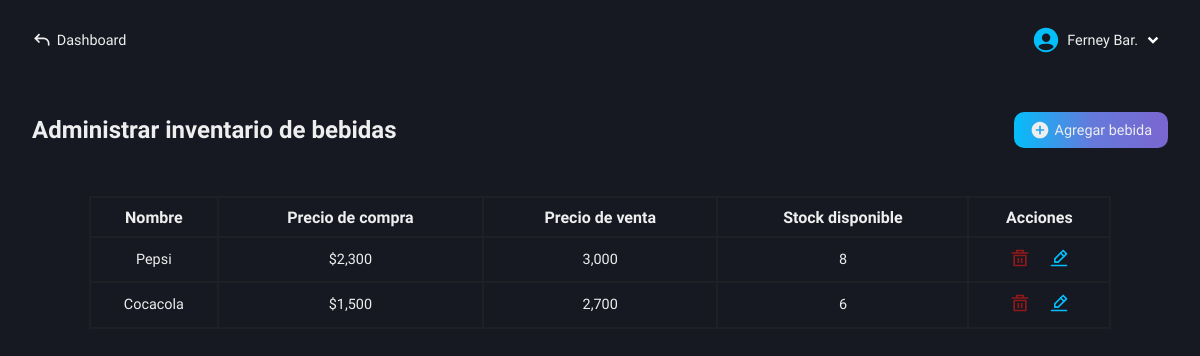
/roles/restaurant/inventory/beverage-inventory.php (signed in), run on the app's committed database.
### tables this page shows
CREATE TABLE `users` (
  `id` int(11) NOT NULL AUTO_INCREMENT,
  `name` varchar(100) NOT NULL,
  `lastname` varchar(100) NOT NULL,
  `email` varchar(100) NOT NULL,
  `phone_number` varchar(100) NOT NULL,
  `pass` varchar(100) NOT NULL,
  `name_business` varchar(100) NOT NULL,
  `role` varchar(100) NOT NULL,
  PRIMARY KEY (`id`)
);

CREATE TABLE `beverage_inventory` (
  `id` int(11) NOT NULL AUTO_INCREMENT,
  `drink_name` varchar(100) NOT NULL,
  `purchase_price` decimal(50,0) NOT NULL,
  `sale_price` decimal(50,0) NOT NULL,
  `available_stock` int(11) NOT NULL,
  `entry_date` date NOT NULL,
  PRIMARY KEY (`id`)
);

### roles/restaurant/inventory/beverage-inventory.php (the view, shortened to what this page needs)
<!DOCTYPE html>
<html lang="en">
<head>
    <link rel="stylesheet" href="../../../css/restaurant/admin-inventory.css">
    <link rel="stylesheet" href="../../../css/restaurant/base-autocomplete.css">
    <link rel="stylesheet" href="https://code.jquery.com/ui/1.12.1/themes/base/jquery-ui.css">
    <?php
        include("../../../conexion.php");
        if (isset($_SESSION['user_id'])) {
            $id_user = $_SESSION['user_id'];
        } else {
            header("Location: ../../../index.php");
            exit();
        }
    ?>
</head>
<body>
    <main class="main">
        <nav class="nav-dash">
            <a href="../../dashboard-restaurant.php" class="go-dash">
                <svg xmlns="http://www.w3.org/2000/svg" width="20" height="20" viewBox="0 0 24 24"><path fill="#eee" d="m4 10l-.707.707L2.586 10l.707-.707zm17 8a1 1 0 1 1-2 0zM8.293 15.707l-5-5l1.414-1.414l5 5zm-5-6.414l5-5l1.414 1.414l-5 5zM4 9h10v2H4zm17 7v2h-2v-2zm-7-7a7 7 0 0 1 7 7h-2a5 5 0 0 0-5-5z"/></svg>
                <p>Dashboard</p>
            </a>
            <div class="user-modal">
                <div class="username">
                    <img src="../../../svg/people.svg" alt="">
                    <div class="name-down">
                        <?php
                            $queryData = "SELECT name, lastname FROM users WHERE id = $id_user";
                            $result = mysqli_query($conexion, $queryData);
                            $rowData = mysqli_fetch_assoc($result);
                            echo "<p class='name'>" . $rowData['name'] . ' ' . substr($rowData['lastname'], 0, 3) . ".</p>";
                        ?>
                        <img src="../../../svg/down-arrow.svg" alt="">
                    </div>
                </div>
            </div>
        </nav>
        <section class="info-table-product" id="hidden-modal">
            <div class="table-products">
                <div class="tlt-search-add">
                    <h2 class="tlt-function">Administrar inventario de bebidas</h2>
                    <div class="search-add">
                        <a href="functions/drinks/add-drink.php" class="add bg-btn">
                            <svg xmlns="http://www.w3.org/2000/svg" width="20" height="20" viewBox="0 0 24 24"><path fill="#eee" d="M12 2C6.477 2 2 6.477 2 12s4.477 10 10 10s10-4.477 10-10S17.523 2 12 2m5 11h-4v4h-2v-4H7v-2h4V7h2v4h4z"/></svg>
                            <p>Agregar bebida</p>
                        </a>
                    </div>
                </div>
                <div class="content-table">
                    <table>
                        <tr>
                            <th>Nombre</th>
                            <th>Precio de compra</th>
                            <th>Precio de venta</th>
                            <th>Stock disponible</th>
                            <th>Acciones</th>
                        </tr>
                        <?php
                            $getDrinks = "SELECT * FROM beverage_inventory";
                            $resultDrinks = mysqli_query($conexion, $getDrinks);
                            if($resultDrinks -> num_rows > 0){
                                while($row = mysqli_fetch_array($resultDrinks)){
                                    $id = $row['id'];
                                    echo "<tr>
                                            <td>" . ucfirst($row['drink_name']) . "</td>
                                            <td>$" . number_format($row['purchase_price'], 0) . "</td>
                                            <td>" . number_format($row['sale_price'], 0) . "</td>
                                            <td>" . $row['available_stock'] . "</td>
                                            <td>
                                                <a href='functions/drinks/delete-drink.php?id=$id'>
                                                    <img src='../../../svg/delete.svg' title='Eliminar' />
                                                </a>
                                                <a href='functions/drinks/get-data-drink.php?id=$id'>
                                                    <img src='../../../svg/edit.svg' title='Editar' />
                                                </a>
                                            </td>
                                          </tr>";
                                }
                            } else {
                                echo "<tr>
                                        <td colspan='10'>No hay bebidas aún.</td>
                                      </tr>";
                            }
                        ?>
                    </table>
                </div>
            </div>
        </section>
    </main>
</body>
</html>

### css/restaurant/admin-inventory.css (style rules this page uses)
.main { display: grid; grid-template-columns: 1fr; grid-template-rows: 80px auto; height: 100vh; background-color: var(--color-dark-blue-gray); }
.info-table-product { grid-column: 1 / 2; grid-row: 2 / 3; padding: 2rem; box-sizing: border-box; background-color: var(--color-dark-blue-gray); }
.table-products { display: flex; flex-direction: column; gap: 3rem; }
.tlt-search-add { display: flex; align-items: center; justify-content: space-between; }
.search-add { display: flex; align-items: center; gap: 2rem; }
.add { display: flex; align-items: center; gap: .3rem; padding: .5rem 1rem; border-radius: 10px; font-size: .9rem; text-decoration: none; }
table, th, td { border: 2px solid #1f2025; }
table { width: 50%; margin: auto; border-collapse: collapse; }
th, td { padding: .6rem 0; text-align: center; }
td { font-size: .9rem; font-weight: 300; }
td:nth-child(5) a { text-decoration: none; }
td:nth-child(5) a:last-child { margin-left: 1rem; }
@media (max-width: 1400px) { table { width: 90%; } }

### css/base-nav-dash.css (style rules this page uses)
* { color: #eee; }
.nav-dash { grid-column: 1 / 2; grid-row: 1 / 2; display: flex; align-items: center; justify-content: space-between; padding: 0 2rem; box-sizing: border-box; user-select: none; }
.username { display: flex; align-items: center; gap: .4rem; cursor: pointer; }
.name-down { display: flex; align-items: center; }
.name-down .name { color: #eee; font-size: .9rem; }
.go-dash { display: flex; align-items: center; gap: .3rem; text-decoration: none; }
.go-dash p { font-size: .9rem; color: #eee; }

### css/base-btn-bd.css (style rules this page uses)
.bg-btn { background: linear-gradient( 90deg, #04BEFA, #647adb, #7b66d0, #9554c9, #04BEFA ); background-size: 200%; animation: gradient-move 5s infinite; transition: transform 0.2s, box-shadow 0.2s; }

### data on the page
users: name "Ferney", lastname "Bar"
beverage_inventory: drink_name "Pepsi", purchase_price "2,300", sale_price "3,000", available_stock "8"
beverage_inventory: drink_name "Cocacola", purchase_price "1,500", sale_price "2,700", available_stock "6"
